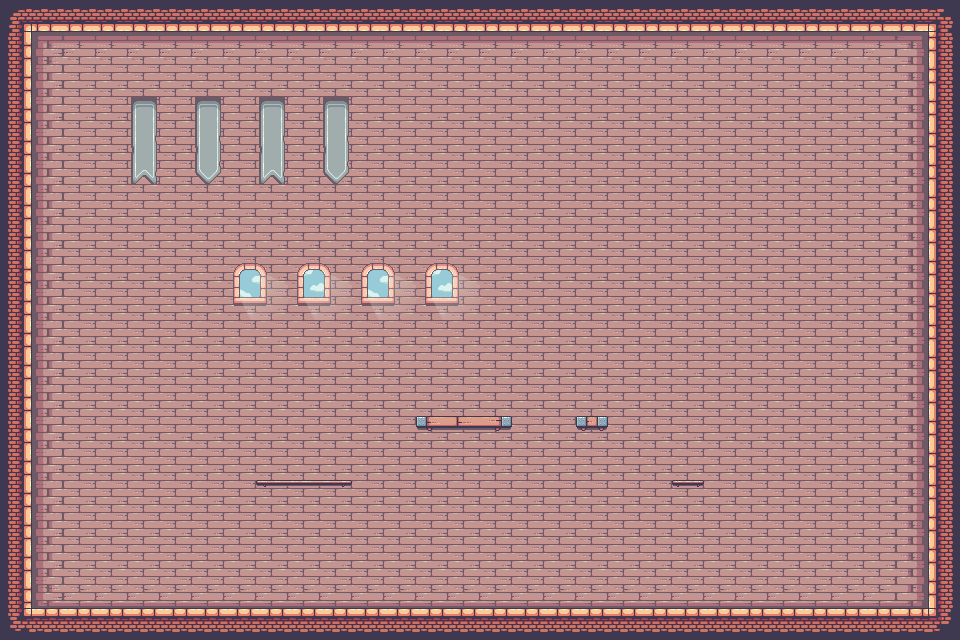

Tiled map render using the project's own tile images. Description and the whole map definition, tile-layer contents included, below:
An orthogonal 30x20 tile map with 32x32 px tiles, 3 tile layers (wallpaper, decoration, collision), 2 tilesets.

<map version="1.10" tiledversion="1.12.1" orientation="orthogonal" renderorder="right-down" width="30" height="20" tilewidth="32" tileheight="32" infinite="0" backgroundcolor="#464059" nextlayerid="4" nextobjectid="1">
 <tileset firstgid="1" source="../tilesets/terrain.tsx" />
 <tileset firstgid="248" source="../tilesets/decorations.tsx" />
 <layer id="2" name="wallpaper" width="30" height="20">
  <data encoding="csv">
0,0,0,0,0,0,0,0,0,0,0,0,0,0,0,0,0,0,0,0,0,0,0,0,0,0,0,0,0,0,
0,135,136,136,136,136,136,136,136,136,136,136,136,136,136,136,136,136,136,136,136,136,136,136,136,136,136,136,137,0,
0,154,155,155,155,155,155,155,155,155,155,155,155,155,155,155,155,155,155,155,155,155,155,155,155,155,155,155,156,0,
0,154,155,155,155,155,155,155,155,155,155,155,155,155,155,155,155,155,155,155,155,155,155,155,155,155,155,155,156,0,
0,154,155,155,155,155,155,155,155,155,155,155,155,155,155,155,155,155,155,155,155,155,155,155,155,155,155,155,156,0,
0,154,155,155,155,155,155,155,155,155,155,155,155,155,155,155,155,155,155,155,155,155,155,155,155,155,155,155,156,0,
0,154,155,155,155,155,155,155,155,155,155,155,155,155,155,155,155,155,155,155,155,155,155,155,155,155,155,155,156,0,
0,154,155,155,155,155,155,155,155,155,155,155,155,155,155,155,155,155,155,155,155,155,155,155,155,155,155,155,156,0,
0,154,155,155,155,155,155,155,155,155,155,155,155,155,155,155,155,155,155,155,155,155,155,155,155,155,155,155,156,0,
0,154,155,155,155,155,155,155,155,155,155,155,155,155,155,155,155,155,155,155,155,155,155,155,155,155,155,155,156,0,
0,154,155,155,155,155,155,155,155,155,155,155,155,155,155,155,155,155,155,155,155,155,155,155,155,155,155,155,156,0,
0,154,155,155,155,155,155,155,155,155,155,155,155,155,155,155,155,155,155,155,155,155,155,155,155,155,155,155,156,0,
0,154,155,155,155,155,155,155,155,155,155,155,155,155,155,155,155,155,155,155,155,155,155,155,155,155,155,155,156,0,
0,154,155,155,155,155,155,155,155,155,155,155,155,155,155,155,155,155,155,155,155,155,155,155,155,155,155,155,156,0,
0,154,155,155,155,155,155,155,155,155,155,155,155,155,155,155,155,155,155,155,155,155,155,155,155,155,155,155,156,0,
0,154,155,155,155,155,155,155,155,155,155,155,155,155,155,155,155,155,155,155,155,155,155,155,155,155,155,155,156,0,
0,154,155,155,155,155,155,155,155,155,155,155,155,155,155,155,155,155,155,155,155,155,155,155,155,155,155,155,156,0,
0,154,155,155,155,155,155,155,155,155,155,155,155,155,155,155,155,155,155,155,155,155,155,155,155,155,155,155,156,0,
0,173,174,174,174,174,174,174,174,174,174,174,174,174,174,174,174,174,174,174,174,174,174,174,174,174,174,174,175,0,
0,0,0,0,0,0,0,0,0,0,0,0,0,0,0,0,0,0,0,0,0,0,0,0,0,0,0,0,0,0
</data>
 </layer>
 <layer id="3" name="decoration" width="30" height="20">
  <data encoding="csv">
0,0,0,0,0,0,0,0,0,0,0,0,0,0,0,0,0,0,0,0,0,0,0,0,0,0,0,0,0,0,
0,0,0,0,0,0,0,0,0,0,0,0,0,0,0,0,0,0,0,0,0,0,0,0,0,0,0,0,0,0,
0,0,0,0,0,0,0,0,0,0,0,0,0,0,0,0,0,0,0,0,0,0,0,0,0,0,0,0,0,0,
0,0,0,0,256,0,256,0,256,0,256,0,0,0,0,0,0,0,0,0,0,0,0,0,0,0,0,0,0,0,
0,0,0,0,263,0,263,0,263,0,263,0,0,0,0,0,0,0,0,0,0,0,0,0,0,0,0,0,0,0,
0,0,0,0,270,0,277,0,270,0,277,0,0,0,0,0,0,0,0,0,0,0,0,0,0,0,0,0,0,0,
0,0,0,0,0,0,0,0,0,0,0,0,0,0,0,0,0,0,0,0,0,0,0,0,0,0,0,0,0,0,
0,0,0,0,0,0,0,0,0,0,0,0,0,0,0,0,0,0,0,0,0,0,0,0,0,0,0,0,0,0,
0,0,0,0,0,0,0,271,272,273,274,271,272,273,274,0,0,0,0,0,0,0,0,0,0,0,0,0,0,0,
0,0,0,0,0,0,0,278,279,280,281,278,279,280,281,0,0,0,0,0,0,0,0,0,0,0,0,0,0,0,
0,0,0,0,0,0,0,0,0,0,0,0,0,0,0,0,0,0,0,0,0,0,0,0,0,0,0,0,0,0,
0,0,0,0,0,0,0,0,0,0,0,0,0,0,0,0,0,0,0,0,0,0,0,0,0,0,0,0,0,0,
0,0,0,0,0,0,0,0,0,0,0,0,0,0,0,0,0,0,0,0,0,0,0,0,0,0,0,0,0,0,
0,0,0,0,0,0,0,0,0,0,0,0,0,0,0,0,0,0,0,0,0,0,0,0,0,0,0,0,0,0,
0,0,0,0,0,0,0,0,0,0,0,0,0,0,0,0,0,0,0,0,0,0,0,0,0,0,0,0,0,0,
0,0,0,0,0,0,0,0,0,0,0,0,0,0,0,0,0,0,0,0,0,0,0,0,0,0,0,0,0,0,
0,0,0,0,0,0,0,0,0,0,0,0,0,0,0,0,0,0,0,0,0,0,0,0,0,0,0,0,0,0,
0,0,0,0,0,0,0,0,0,0,0,0,0,0,0,0,0,0,0,0,0,0,0,0,0,0,0,0,0,0,
0,0,0,0,0,0,0,0,0,0,0,0,0,0,0,0,0,0,0,0,0,0,0,0,0,0,0,0,0,0,
0,0,0,0,0,0,0,0,0,0,0,0,0,0,0,0,0,0,0,0,0,0,0,0,0,0,0,0,0,0
</data>
 </layer>
 <layer id="1" name="collision" width="30" height="20">
  <data encoding="csv">
27,60,60,60,60,60,60,60,60,60,60,60,60,60,60,60,60,60,60,60,60,60,60,60,60,60,60,60,60,28,
42,0,0,0,0,0,0,0,0,0,0,0,0,0,0,0,0,0,0,0,0,0,0,0,0,0,0,0,0,40,
42,0,0,0,0,0,0,0,0,0,0,0,0,0,0,0,0,0,0,0,0,0,0,0,0,0,0,0,0,40,
42,0,0,0,0,0,0,0,0,0,0,0,0,0,0,0,0,0,0,0,0,0,0,0,0,0,0,0,0,40,
42,0,0,0,0,0,0,0,0,0,0,0,0,0,0,0,0,0,0,0,0,0,0,0,0,0,0,0,0,40,
42,0,0,0,0,0,0,0,0,0,0,0,0,0,0,0,0,0,0,0,0,0,0,0,0,0,0,0,0,40,
42,0,0,0,0,0,0,0,0,0,0,0,0,0,0,0,0,0,0,0,0,0,0,0,0,0,0,0,0,40,
42,0,0,0,0,0,0,0,0,0,0,0,0,0,0,0,0,0,0,0,0,0,0,0,0,0,0,0,0,40,
42,0,0,0,0,0,0,0,0,0,0,0,0,0,0,0,0,0,0,0,0,0,0,0,0,0,0,0,0,40,
42,0,0,0,0,0,0,0,0,0,0,0,0,0,0,0,0,0,0,0,0,0,0,0,0,0,0,0,0,40,
42,0,0,0,0,0,0,0,0,0,0,0,0,0,0,0,0,0,0,0,0,0,0,0,0,0,0,0,0,40,
42,0,0,0,0,0,0,0,0,0,0,0,0,0,0,0,0,0,0,0,0,0,0,0,0,0,0,0,0,40,
42,0,0,0,0,0,0,0,0,0,0,0,0,0,0,0,0,0,0,0,0,0,0,0,0,0,0,0,0,40,
42,0,0,0,0,0,0,0,0,0,0,0,0,264,265,266,0,0,267,0,0,0,0,0,0,0,0,0,0,40,
42,0,0,0,0,0,0,0,0,0,0,0,0,0,0,0,0,0,0,0,0,0,0,0,0,0,0,0,0,40,
42,0,0,0,0,0,0,0,257,258,259,0,0,0,0,0,0,0,0,0,0,260,0,0,0,0,0,0,0,40,
42,0,0,0,0,0,0,0,0,0,0,0,0,0,0,0,0,0,0,0,0,0,0,0,0,0,0,0,0,40,
42,0,0,0,0,0,0,0,0,0,0,0,0,0,0,0,0,0,0,0,0,0,0,0,0,0,0,0,0,40,
42,0,0,0,0,0,0,0,0,0,0,0,0,0,0,0,0,0,0,0,0,0,0,0,0,0,0,0,0,40,
46,22,22,22,22,22,22,22,22,22,22,22,22,22,22,22,22,22,22,22,22,22,22,22,22,22,22,22,22,47
</data>
 </layer>
</map>
